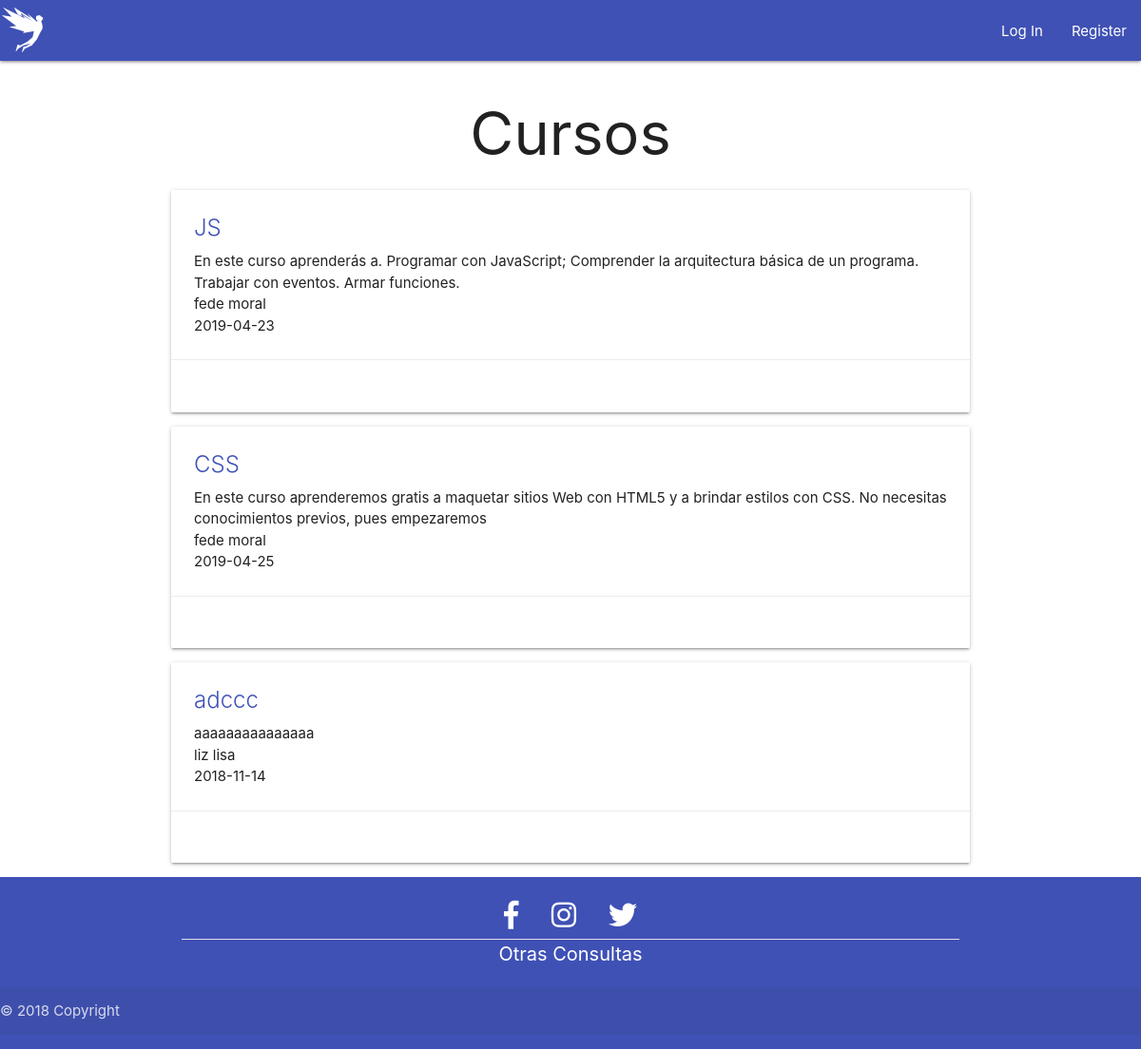
The page / on the database its author committed.
### tables this page shows
CREATE TABLE `cursos` (
  `curso_cod` int(11) NOT NULL,
  `curso_nombre` varchar(50) NOT NULL,
  `curso_profesor` varchar(50) NOT NULL,
  `curso_desc` varchar(255) NOT NULL,
  `curso_fecha` date NOT NULL
);

### index.php (the view, shortened to what this page needs)
<!DOCTYPE html>
<html>
<head>
  <link rel="stylesheet" href="https://use.fontawesome.com/releases/v5.5.0/css/all.css">
  <link type="text/css" rel="stylesheet" href="css/materialize.min.css" media="screen,projection" />
  <link rel="stylesheet" href="css/style.css">
</head>
<body>
  <?php include "navbar.php"; ?>
  <?=$nav?>
  <main class="container">
    <h1 class="center-align">Cursos</h1>
    <?php
      include 'conexion.php';
      if (!isset($_SESSION['numid'])) {
         $registros = $base->query("SELECT * FROM cursos")->fetchAll(PDO::FETCH_OBJ);
        foreach ($registros as $curso) {
        echo "<div class='card white hoverable'>
          <div class='card-content '>
          <span class='card-title indigo-text'>$curso->curso_nombre</span>
          <p>$curso->curso_desc</p>
          <p>$curso->curso_profesor</p>
          <p>$curso->curso_fecha</p>
          </div>
        <div class='card-action right-align'>
          <a>&nbsp;</a>
        </div>
      </div>";
      }
      }
?>
  </main>
  <?php include "footer.php" ?>
  <?=footer()?>
</body>
</html>

### css/style.css (style rules this page uses)
body { display: flex; min-height: 100vh; flex-direction: column; }
main { flex: 1 0 auto; }

### rows shown on the page
cursos: curso_nombre "JS", curso_desc "En este curso aprenderás a. Programar con JavaScript; Comprender la arquitectura básica de un programa. Trabajar con eventos. Armar funciones.", curso_profesor "fede moral", curso_fecha "2019-04-23"
cursos: curso_nombre "CSS", curso_desc "En este curso aprenderemos gratis a maquetar sitios Web con HTML5 y a brindar estilos con CSS. No necesitas conocimientos previos, pues empezaremos", curso_profesor "fede moral", curso_fecha "2019-04-25"
cursos: curso_nombre "adccc", curso_desc "aaaaaaaaaaaaaaa", curso_profesor "liz lisa", curso_fecha "2018-11-14"
